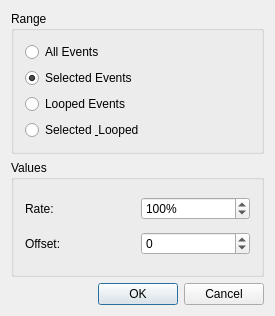
<?xml version="1.0" encoding="UTF-8"?>
<ui version="4.0">
 <class>GateTimeBase</class>
 <widget class="QDialog" name="GateTimeBase">
  <property name="geometry">
   <rect>
    <x>0</x>
    <y>0</y>
    <width>275</width>
    <height>316</height>
   </rect>
  </property>
  <property name="windowTitle">
   <string>LOS: Modify Gate Time</string>
  </property>
  <layout class="QVBoxLayout">
   <property name="spacing">
    <number>6</number>
   </property>
   <property name="margin">
    <number>11</number>
   </property>
   <item>
    <widget class="QGroupBox" name="rangeBox">
     <property name="title">
      <string>Range</string>
     </property>
     <layout class="QVBoxLayout">
      <property name="spacing">
       <number>6</number>
      </property>
      <property name="margin">
       <number>11</number>
      </property>
      <item>
       <widget class="QRadioButton" name="allButton">
        <property name="text">
         <string>All Events</string>
        </property>
       </widget>
      </item>
      <item>
       <widget class="QRadioButton" name="selButton">
        <property name="text">
         <string>Selected Events</string>
        </property>
        <property name="checked">
         <bool>true</bool>
        </property>
       </widget>
      </item>
      <item>
       <widget class="QRadioButton" name="loopButton">
        <property name="text">
         <string>Looped Events</string>
        </property>
       </widget>
      </item>
      <item>
       <widget class="QRadioButton" name="sloopButton">
        <property name="text">
         <string>Selected &amp; Looped</string>
        </property>
       </widget>
      </item>
     </layout>
    </widget>
   </item>
   <item>
    <widget class="QGroupBox" name="GroupBox3">
     <property name="title">
      <string>Values</string>
     </property>
     <layout class="QGridLayout">
      <property name="margin">
       <number>11</number>
      </property>
      <property name="spacing">
       <number>6</number>
      </property>
      <item row="0" column="0">
       <widget class="QLabel" name="TextLabel3">
        <property name="text">
         <string>Rate:</string>
        </property>
        <property name="wordWrap">
         <bool>false</bool>
        </property>
       </widget>
      </item>
      <item row="1" column="0">
       <widget class="QLabel" name="TextLabel4">
        <property name="text">
         <string>Offset:</string>
        </property>
        <property name="wordWrap">
         <bool>false</bool>
        </property>
       </widget>
      </item>
      <item row="0" column="1">
       <widget class="QSpinBox" name="rate">
        <property name="suffix">
         <string>%</string>
        </property>
        <property name="maximum">
         <number>200</number>
        </property>
        <property name="value">
         <number>100</number>
        </property>
       </widget>
      </item>
      <item row="1" column="1">
       <widget class="QSpinBox" name="offset">
        <property name="minimum">
         <number>-999</number>
        </property>
        <property name="maximum">
         <number>999</number>
        </property>
        <property name="singleStep">
         <number>1</number>
        </property>
       </widget>
      </item>
     </layout>
    </widget>
   </item>
   <item>
    <layout class="QHBoxLayout">
     <property name="spacing">
      <number>6</number>
     </property>
     <property name="margin">
      <number>0</number>
     </property>
     <item>
      <spacer name="spacer">
       <property name="orientation">
        <enum>Qt::Horizontal</enum>
       </property>
       <property name="sizeType">
        <enum>QSizePolicy::Expanding</enum>
       </property>
       <property name="sizeHint" stdset="0">
        <size>
         <width>0</width>
         <height>0</height>
        </size>
       </property>
      </spacer>
     </item>
     <item>
      <widget class="QPushButton" name="okButton">
       <property name="text">
        <string>OK</string>
       </property>
       <property name="autoDefault">
        <bool>false</bool>
       </property>
       <property name="default">
        <bool>true</bool>
       </property>
      </widget>
     </item>
     <item>
      <widget class="QPushButton" name="cancelButton">
       <property name="text">
        <string>Cancel</string>
       </property>
      </widget>
     </item>
    </layout>
   </item>
  </layout>
 </widget>
 <resources/>
 <connections>
  <connection>
   <sender>okButton</sender>
   <signal>clicked()</signal>
   <receiver>GateTimeBase</receiver>
   <slot>accept()</slot>
   <hints>
    <hint type="sourcelabel">
     <x>20</x>
     <y>20</y>
    </hint>
    <hint type="destinationlabel">
     <x>20</x>
     <y>20</y>
    </hint>
   </hints>
  </connection>
  <connection>
   <sender>cancelButton</sender>
   <signal>clicked()</signal>
   <receiver>GateTimeBase</receiver>
   <slot>reject()</slot>
   <hints>
    <hint type="sourcelabel">
     <x>20</x>
     <y>20</y>
    </hint>
    <hint type="destinationlabel">
     <x>20</x>
     <y>20</y>
    </hint>
   </hints>
  </connection>
 </connections>
</ui>
